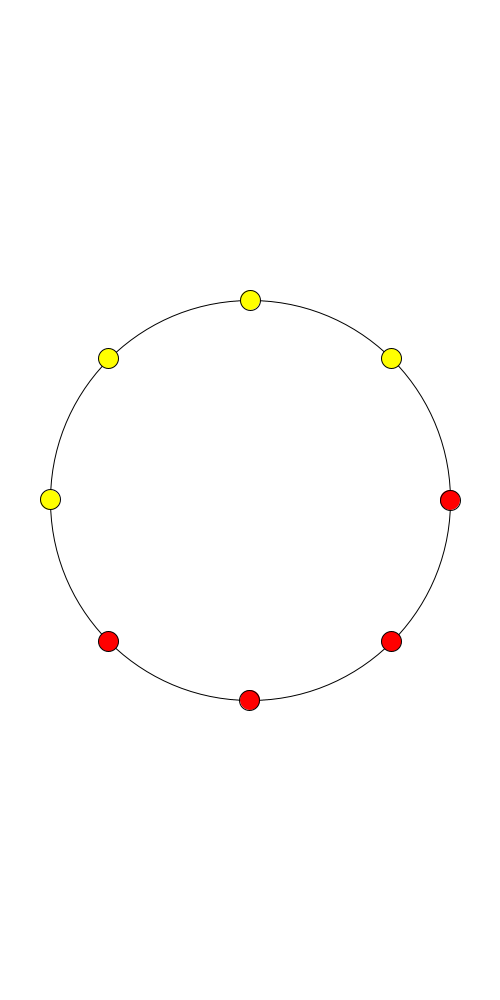
Frame 1 (no input)
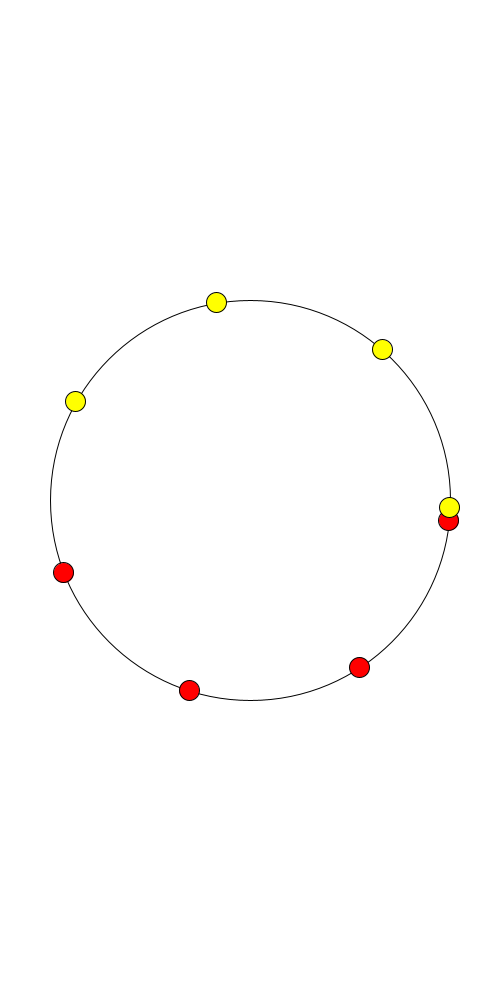
Frame 60 (the mouse pressed at the canvas centre just before this capture)
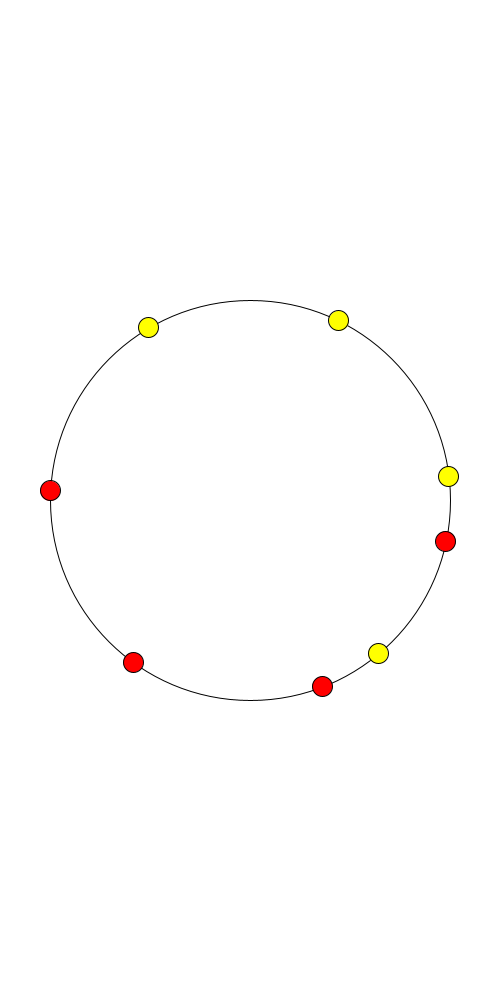
Frame 120 (the mouse held since frame 60 and released just before this capture)

The Processing sketch that drew these frames (run headless with seeded random() and noise(); from frame 60 on, the mouse is pressed at the canvas centre):

// Processing sketch: processing_156202
// ── processing_156202.pde


float theta;
float theta2;
float theta3;
float theta4;
float theta5;
float theta6;
float theta7;
float theta8;
float ang = 0;
float ang2 = 45;
float ang3 = 90;
float ang4 = 135;
float ang5 = 180;
float ang6 = 225;
float ang7 = 270;
float ang8 = 315;



void setup(){
  size(500, 1000);
  smooth();
  background(255);
}

void draw(){
  background(255);
  theta = radians(ang);
  theta2 = radians(ang2);
  theta3 = radians(ang3);
  theta4 = radians(ang4);
  theta5 = radians(ang5);
  theta6 = radians(ang6);
  theta7 = radians(ang7);
  theta8 = radians(ang8);
  fill(255);
  ellipse(250, 500, 400, 400);
  /*line(250+200*cos(theta), 500+200*sin(theta), 250+200*cos(theta2), 500+200*sin(theta2));
  line(250+200*cos(theta2), 500+200*sin(theta2), 250+200*cos(theta3), 500+200*sin(theta3));
  line(250+200*cos(theta3), 500+200*sin(theta3),250+200*cos(theta4), 500+200*sin(theta4));
  line(250+200*cos(theta), 500+200*sin(theta), 250+200*cos(theta4), 500+200*sin(theta4));*/
  fill(255, 0, 0);
  ellipse(250+200*cos(theta), 500+200*sin(theta), 20, 20);
  ellipse(250+200*cos(theta2), 500+200*sin(theta2), 20, 20);
  ellipse(250+200*cos(theta3), 500+200*sin(theta3), 20, 20);
  ellipse(250+200*cos(theta4), 500+200*sin(theta4), 20, 20);
  fill(255, 255, 0);
  ellipse(250+200*cos(theta5), 500+200*sin(theta5), 20, 20);
  ellipse(250+200*cos(theta6), 500+200*sin(theta6), 20, 20);
  ellipse(250+200*cos(theta7), 500+200*sin(theta7), 20, 20);
  ellipse(250+200*cos(theta8), 500+200*sin(theta8), 20, 20);
  ang += 0.1;
  ang2 += 0.2;
  ang3 += 0.3;
  ang4 += 0.4;
  ang5 += 0.5;
  ang6 += 0.6;
  ang7 += 0.7;
  ang8 += 0.8;
 
}
  
